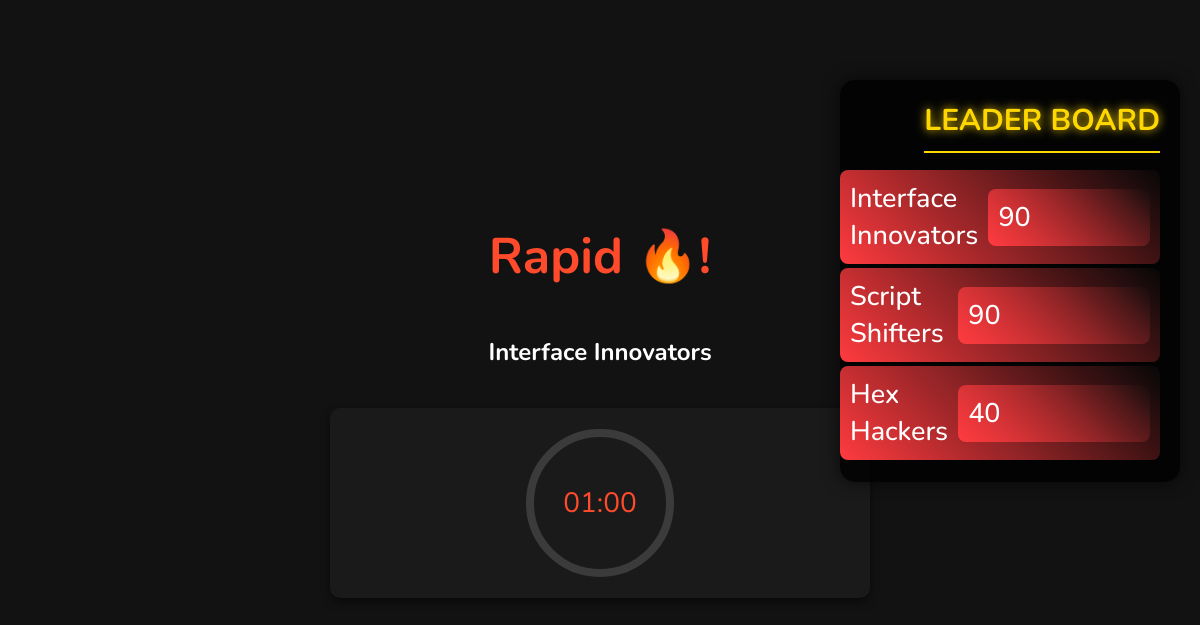
The page /r5_quest/2 on the database its author committed.
### mainapp/models.py (models this page shows)
class Tea_m(models.Model):
    t_id = models.IntegerField(default=0)
    team_name = models.CharField(default = "",max_length=250)
    score = models.IntegerField(default=0)
    spec = models.BooleanField(default=False)
    dug_out = models.BooleanField(default=False)
    def __str__(self):
        return f"{self.team_name}"

### mainapp/views.py (the view)
# urls.py: path("r5_quest/<int:team>", r5_quest),
def r5_quest(request, team):
    return render(request, "r5_quest.html", {
        "teams":list(tm.objects.filter(spec=False, dug_out=False).order_by('score'))[::-1],
        "team":tm.objects.filter(dug_out = False, spec = False).order_by("t_id")[team-1],
        "team_id":team,
    }
        )

### mainapp/templates/r5_quest.html (shortened to what this page needs)
<!DOCTYPE html>
<html lang="en">
<head>
  {% load static %}
  <link rel="stylesheet" href="{% static 'css/r5_quest.css' %}">
  <link rel="stylesheet" href="{% static 'css/r4_quest.css' %}">
</head>
<body>
    <h1 class="rapid-fire">Rapid 🔥!</h1>
    <h2>{{team}}</h1>
    <div class="timer-container">
      <div class="clock">
        <svg>
          <circle cx="50%" cy="50%" r="70"></circle>
          <circle cx="50%" cy="50%" r="70" id="progress-circle"></circle>
        </svg>
        <div id="timer">01:00</div>
      </div>
    </div>
    <div class="leader-board">
        <h2>LEADER BOARD</h2>
        {% for team in teams %}
            <div class="team-score">
                <span class="team-name">{{ team }}</span>
                <span class="team-score">{{ team.score }}</span>
            </div>
        {% endfor %}
    </div>
</body>
</html>

### mainapp/static/css/r5_quest.css (style rules this page uses)
body { display: flex; flex-direction: column; justify-content: center; align-items: center; height: 100vh; background-color: #0d0d0d; color: #fff; font-family: 'Arial', sans-serif; margin: 0; }
h1.rapid-fire { font-size: 50px; color: #ff4b2b; margin-top: 20px; text-align: center; }
.timer-container { display: flex; justify-content: center; align-items: center; text-align: center; background-color: #1a1a1a; padding: 20px; border-radius: 10px; box-shadow: 0 4px 8px rgba(0, 0, 0, 0.5); max-height: 400px; }
.clock { position: relative; width: 150px; height: 150px; margin: 0 auto; }
svg { position: absolute; top: 0; left: 0; width: 100%; height: 100%; transform: rotate(-90deg); }
#timer { position: absolute; top: 50%; left: 50%; transform: translate(-50%, -50%); font-size: 28px; color: #ff4b2b; }
.leader-board { position: fixed; top: 80px; right: 20px; display: flex; flex-direction: column; align-items: flex-end; background: rgba(0, 0, 0, 0.8); padding: 20px; border-radius: 15px; box-shadow: 0px 0px 15px 2px rgba(0, 0, 0, 0.5); color: #FFFFFF; width: 300px; z-index: 100; }
.leader-board h2 { margin: 0 0 15px 0; font-size: 30px; color: #FFD700; text-align: center; text-shadow: 0px 0px 10px #FFD700; border-bottom: 2px solid #FFD700; padding-bottom: 10px; }
.team-score { display: flex; justify-content: space-between; align-items: center; width: 100%; margin: 2px 0; padding: 10px; color: #FFFFFF; font-size: 27px; background: linear-gradient(45deg, #ff3b3f, #0f0f0f57); border-radius: 8px; transition: transform 0.3s ease, background 0.3s ease; cursor: pointer; }
.team-name { font-weight: bold; margin-right: 10px; }
.team-score span { font-weight: 500; }

### mainapp/static/css/r4_quest.css (style rules this page uses)
body { background-color: #121212; color: #fff; font-family: 'Nunito', sans-serif; height: 100vh; display: flex; flex-direction: column; justify-content: center; align-items: center; margin: 0; animation: fadeIn 1.5s ease-in-out; }
h1 { color: #fff; font-size: 100px; margin-bottom: 25px; }
.leader-board { position: fixed; top: 80px; right: 20px; display: flex; flex-direction: column; align-items: flex-end; background: rgba(0, 0, 0, 0.8); padding: 20px; border-radius: 15px; box-shadow: 0px 0px 15px 2px rgba(0, 0, 0, 0.5); color: #FFFFFF; width: 300px; z-index: 100; }
.leader-board h2 { margin: 0 0 15px 0; font-size: 30px; color: #FFD700; text-align: center; text-shadow: 0px 0px 10px #FFD700; border-bottom: 2px solid #FFD700; padding-bottom: 10px; }
.team-score { display: flex; justify-content: space-between; align-items: center; width: 100%; margin: 2px 0; padding: 10px; color: #FFFFFF; font-size: 27px; background: linear-gradient(45deg, #ff3b3f, #0f0f0f57); border-radius: 8px; transition: transform 0.3s ease, background 0.3s ease; cursor: pointer; }
.team-name { font-weight: bold; margin-right: 10px; }
.team-score span { font-weight: 500; }
.timer-container { display: flex; flex-direction: column; align-items: center; width: 500px; margin-top: 20px; }

### rows shown on the page
Tea_m: team_name "Interface Innovators", score "90"
Tea_m: team_name "Script Shifters", score "90"
Tea_m: team_name "Hex Hackers", score "40"
